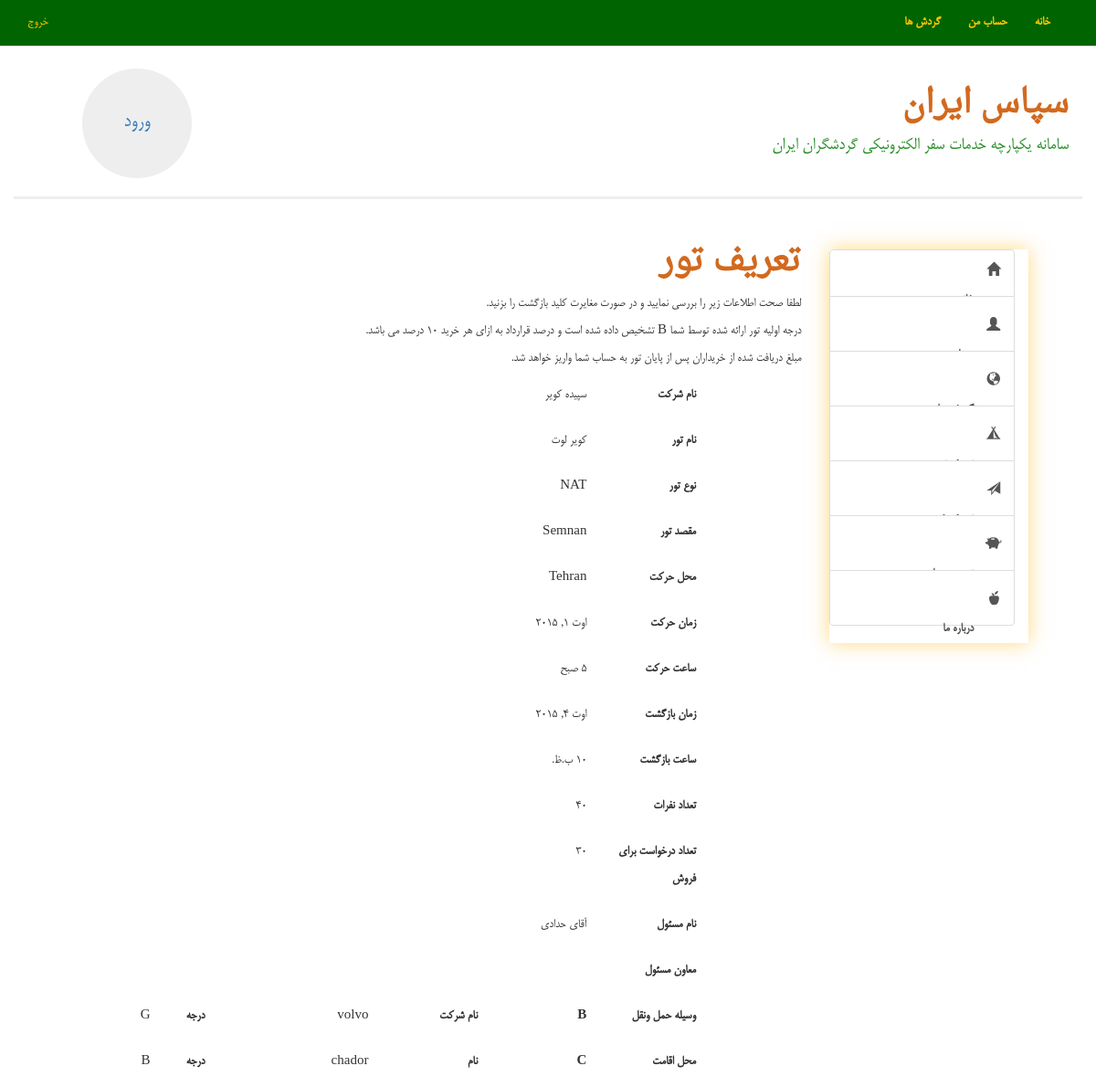
Before: /tourdefine/tour/2/7 (signed in, upper part) with the older database file.
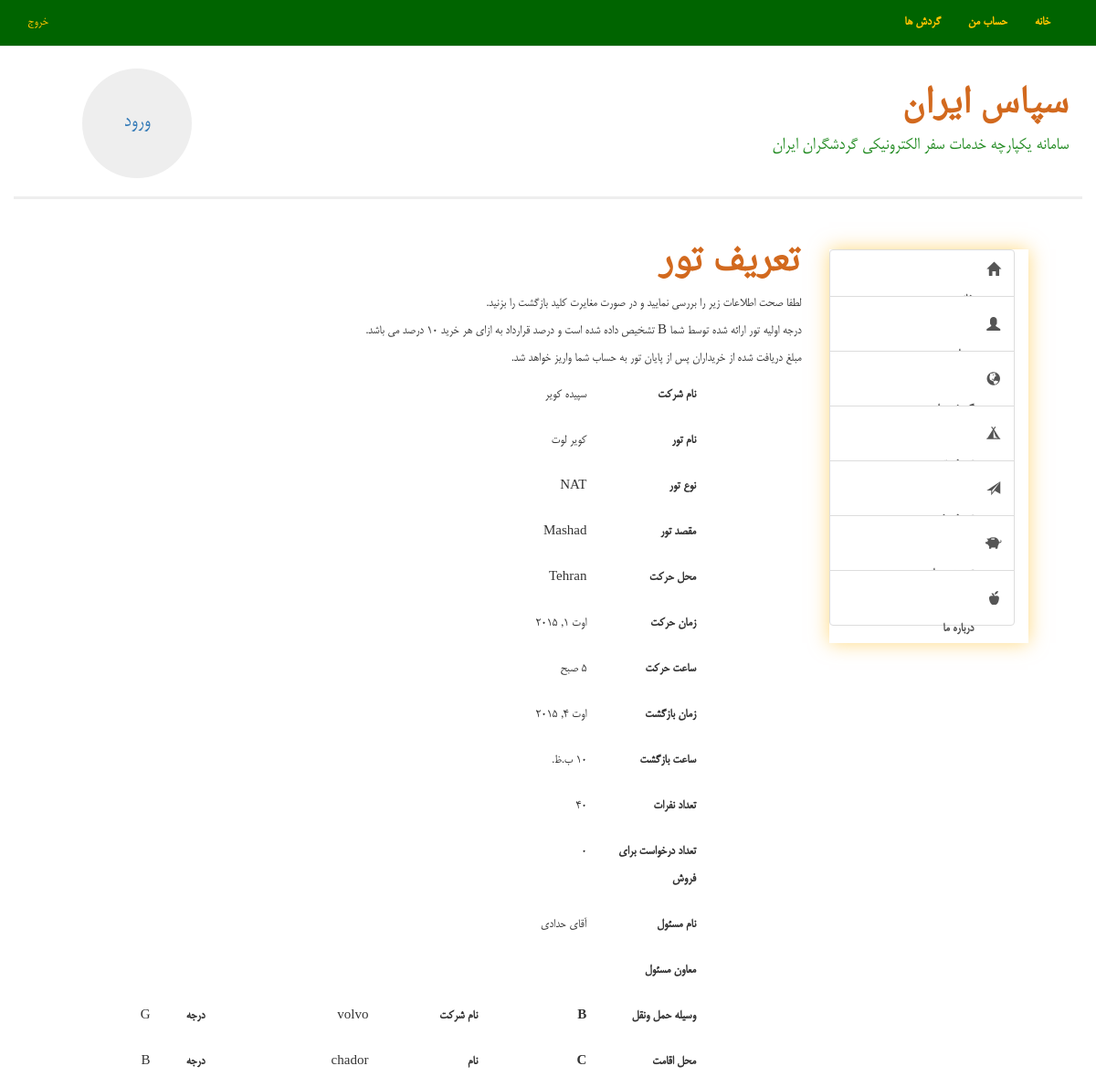
After: the same page with the newer database file.
### define_trip/models.py (models this page shows, shortened)
class Tour(models.Model):
    gardesh = models.ForeignKey(Gardesh, related_name='tour')
    tour_kind = models.CharField(max_length=30 , choices=TOUR_KIND)      # nat / inter / holly
    destination = models.CharField(max_length=255, choices=CITY)    # city name
    source = models.CharField(max_length=255,choices=CITY)         # city name
    start = models.DateField()
    start_t = models.TimeField()
    end = models.DateField()
    end_t = models.TimeField()
    capacity = models.IntegerField()    # tedadi ke mitavanim befrooshim
    has_sold = models.IntegerField(default=0)   # if = capacity or intire=0 => stop selling
    entire_capacity = models.IntegerField()     # mizani ke hanooz az zarfiate kol mande
    leader = models.CharField(max_length=30)
    leader_c = models.CharField(null=True, blank=True , max_length=50)
    transfer_device = models.ForeignKey(TransferDevice)
    stay_location = models.ForeignKey(Location)
    cost = models.IntegerField()
    destination_explain = models.TextField(null=True, blank=True)
    move_explain = models.TextField(null=True, blank=True)

class TransferDevice(models.Model):
    kind = models.CharField(max_length=25,
                                      choices=T_KIND)    # a/t/b
    degree = models.CharField(max_length=2,
                                      choices=DEGREE)      # g/s/b
    name = models.CharField(max_length=255)

class Location(models.Model):
    kind = models.CharField(max_length=25,
                                      choices=L_KIND)    # h/a/m
    degree = models.CharField(max_length=2,
                                      choices=DEGREE)      # g/s/b
    name = models.CharField(max_length=255)

### define_trip/views.py (the view)
# urls.py: url(r'tourdefine/tour/2/(\d+)$','define_trip.views.tour_define_2'),
@login_required()
def tour_define_2(request,id):
    gardesh = Gardesh.objects.get(id = id)
    tour = Tour.objects.get(gardesh = gardesh)
    bazdid = Bazdid.objects.filter(tour = tour)
    if request.POST.get("return","") != "":
        tour.delete()
        gardesh.delete()
        return HttpResponseRedirect('/tourdefine/tour/')
    if request.POST.get("cancel","") != "":
        tour.delete()
        gardesh.delete()
        return HttpResponseRedirect('/userpage/')
    if request.POST.get("save","") != "":
        return HttpResponseRedirect('/userpage/')
    return render(request, "tour_define_2.html",{
        'gardesh': gardesh,
        'tour': tour,
        'bazdids': bazdid,
        'username':"gardeshsaz",
    })

### define_trip/templates/tour_define_2.html (shortened to what the changed rows need)
{% extends 'base.html' %}
{% load staticfiles %}
{% block css %}
	<link rel="stylesheet" type="text/css" href="{% static 'main.css' %}">
{% endblock %}
{% block content %}
    <h1>
    تعریف تور
    </h1>
{% if username != 'gardeshsaz' %}
    <p>
        این صفحه مخصوص گردشسازان می باشد.
    </p>
    <p>
        در صورتی که گردشساز هستید وارد سامانه شوید.
    </p>
{% else %}
    <p>
لطفا صحت اطلاعات زیر را بررسی نمایید و در صورت مغایرت کلید بازگشت را بزنید.
        <br>
درجه اولیه تور ارائه شده توسط شما
    {{ gardesh.degree }}
    تشخیص داده شده است و درصد قرارداد به ازای هر خرید 10 درصد می باشد.
    <br>
مبلغ دریافت شده از خریداران پس از پایان تور به حساب شما واریز خواهد شد.
    </p>
    <div class="col-md-11">
        <form method="post" action="" enctype="multipart/form-data">
            <div class="col-md-12 , form-group">
                <div class="col-md-6"></div>
                <div class="col-md-4">
{{ gardesh.builder.user.user.last_name }}                    </div>
                    <label  class="col-md-2 ">
                نام شرکت
                    </label>
            </div>
            <div class="col-md-12 , form-group">
                <div class="col-md-6"></div>
                <div class="col-md-4">
{{ gardesh.name }}
                    </div>
                    <label  class="col-md-2 ">
نام تور
                    </label>
            </div>
            <div class="col-md-12 , form-group">
                <div class="col-md-6"></div>
                <div class="col-md-4">
                    {{ tour.tour_kind }}
                    </div>
                    <label  class="col-md-2 ">
نوع تور
                    </label>
            </div>
            <div class="col-md-12 , form-group">
                <div class="col-md-6"></div>
                <div class="col-md-4">
{{ tour.destination }}
                    </div>
                    <label  class="col-md-2 ">
                        مقصد تور
                    </label>
            </div>
            <div class="col-md-12 , form-group">
                <div class="col-md-6"></div>
                <div class="col-md-4">
                    {{ tour.source }}
                    </div>
                    <label  class="col-md-2 ">
        محل حرکت
                    </label>
                </div>
                <div class="col-md-12 , form-group">
                <div class="col-md-6"></div>
                <div class="col-md-4">
{{ tour.start }}
                    </div>
                    <label  class="col-md-2 ">
زمان حرکت
                    </label>
            </div>
            <div class="col-md-12 , form-group">
                <div class="col-md-6"></div>
                <div class="col-md-4">
{{ tour.start_t }}
                    </div>
                    <label  class="col-md-2 ">
ساعت حرکت
                    </label>
            </div>
            <div class="col-md-12 , form-group">
                <div class="col-md-6"></div>
                <div class="col-md-4">
{{ tour.end }}
                    </div>
                    <label  class="col-md-2 ">
زمان بازگشت
                    </label>
            </div>
            <div class="col-md-12 , form-group">
                <div class="col-md-6"></div>
                <div class="col-md-4">
{{ tour.end_t }}
                    </div>
                    <label  class="col-md-2 ">
ساعت بازگشت
                    </label>
            </div>
            <div class="col-md-12 , form-group">
                <div class="col-md-6"></div>
                <div class="col-md-4">
{{ tour.entire_capacity }}
                    </div>
                    <label  class="col-md-2 ">
تعداد نفرات
                    </label>
            </div>
            <div class="col-md-12 , form-group">
                <div class="col-md-6"></div>
                <div class="col-md-4">
{{ tour.capacity }}
                    </div>
                    <label  class="col-md-2 ">
تعداد درخواست برای فروش
                    </label>
            </div>
            <div class="col-md-12 , form-group">
                <div class="col-md-6"></div>
                <div class="col-md-4">
{{ tour.leader }}
                    </div>
                    <label  class="col-md-2 ">
نام مسئول
                    </label>
            </div>
            <div class="col-md-12 , form-group">
                <div class="col-md-6"></div>
                <div class="col-md-4">
                    </div>
                    <label  class="col-md-2 ">
معاون مسئول
                    </label>
            </div>
            <div class="col-md-12 , form-group">
                <div class="col-md-1"></div>
                <div class="col-md-1">
                    {{ tour.transfer_device.degree }}
                </div>
                <label class="col-md-1">
                    درجه
                </label>
                <div class="col-md-3">
{{ tour.transfer_device.name }}
                </div>
                <label class="col-md-2">
                    نام شرکت
                </label>
                <div class="col-md-2">
                          <label>
{{ tour.transfer_device.kind }}
                          </label>
                    </div>
                    <label  class="col-md-2 ">
وسیله حمل ونقل
                    </label>
            </div>
            <div class="col-md-12 , form-group">
                <div class="col-md-1"></div>
                <div class="col-md-1">
                    {{ tour.stay_location.degree }}
                </div>
                <label class="col-md-1">
                    درجه
                </label>
                <div class="col-md-3">
{{ tour.stay_location.name }}
                </div>
                <label class="col-md-2">
                    نام
                </label>
                <label class="col-md-2">
{{ tour.stay_location.kind }}                </label>
                    <label  class="col-md-2 ">
محل اقامت
                    </label>
            </div>
        </form>
    </div>
{% endif %}
{% endblock %}

Changed rows visible on the page:
changed Tour "NAT": destination "Semnan" → "Mashad"; capacity "30" → "0"
